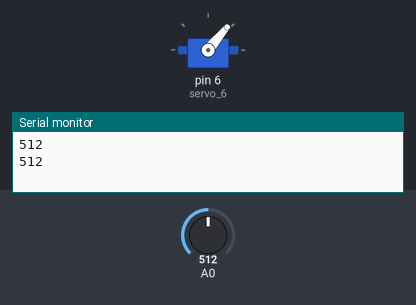
Bench run of a sketch on a simulated Arduino Uno, built with avr-gcc and run on an emulated ATmega328P. Shown: servo, the last lines printed to the serial monitor. Inputs (shaded band) come from the test bench; at power-on: A0 = 512.

Above: at 1.2 s.
1.3 s: A0 set to 53
3.2 s: A0 set to 46
At 5.2 s:
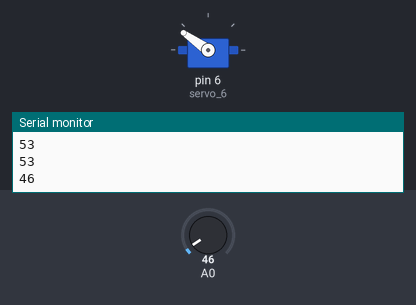
5.5 s: A0 set to 122
At 6.8 s:
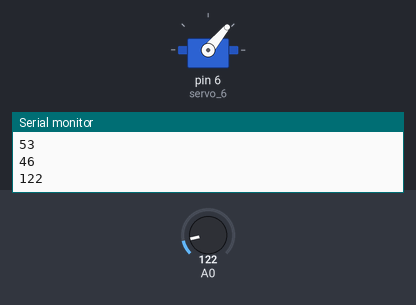
7.5 s: A0 set to 40
At 8.4 s:
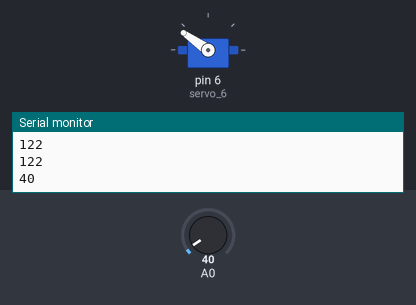
Timing chart, 0 to 10.5 s (numbered marks = the images above; inputs shaded):
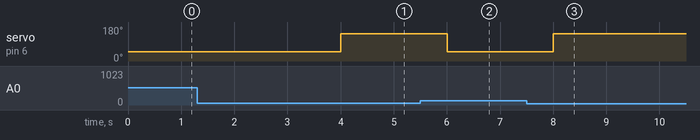

The sketch:

Dera_automatike.ino
```cpp
// Dera automatike
//Thirrja e libraris se servomotorrit
#include <Servo.h>
//Definimi i servo motorrit se ne cilin pin ndodhet
Servo servo_6;

void setup()
{
  pinMode(A0, INPUT);
  Serial.begin(9600);

  servo_6.attach(6);

}

void loop()// void loop eshte unaza loop e cila
{
  Serial.println(analogRead(A0));
  if (analogRead(A0) < 50) {
    servo_6.write(145);
    delay(2000); // Pret per 5 sekonda(s)
  } else {
    servo_6.write(50);
    delay(1000); // Pret per 1 sekond(s)
  }
}
```

Measured:
- the behaviour switches between 50 and 49 on A0 (found by bisection; images 0 and 1)
- after the input at 3.2 s, servo on pin 6 (servo_6): 50° → 145° after 0.80 s
- after the input at 5.5 s, servo on pin 6 (servo_6): 145° → 50° after 0.50 s
- after the input at 7.5 s, servo on pin 6 (servo_6): 50° → 145° after 0.50 s
